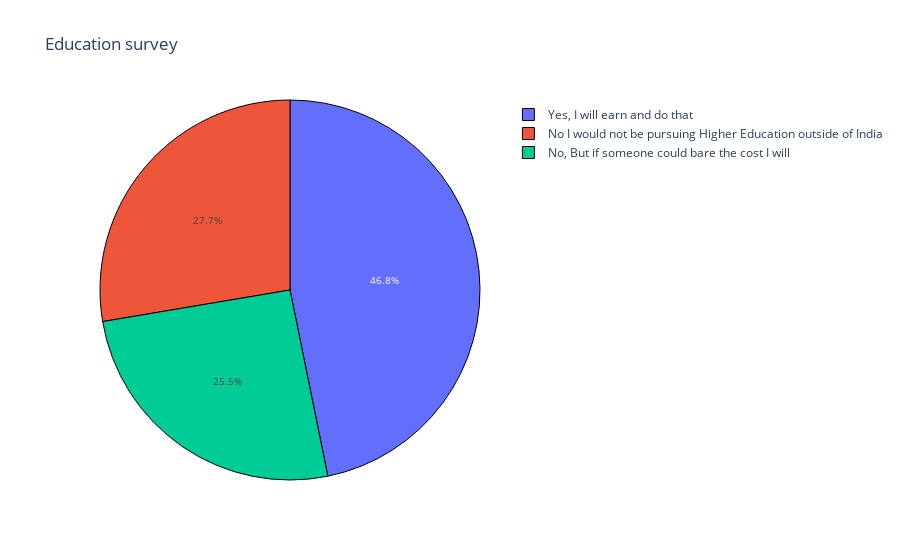

Notebook code for this chart:
### Code cell
edu_data = data["Would you definitely pursue a Higher Education / Post Graduation outside of India ? If only you have to self sponsor it."].value_counts()
label = edu_data.index
count = edu_data.values
fig = plt.pie(edu_data, names = label, values = count, title = "Education survey")
fig.update_traces(
    hoverinfo="label+value",
    textinfo="percent",
    textfont_size=10,
    marker=dict(line=dict(color="black", width=1))
)
fig.show()

### Figure 1 — Plotly figure (JSON) as saved in the notebook; plotly's stock layout.template omitted (floating-point values rounded to 4 significant figures)
{"data": [{"domain": {"x": [0, 1], "y": [0, 1]}, "hoverinfo": "label+value", "hovertemplate": "Would you definitely pursue a Higher Education / Post Graduation outside of India ? If only you have to self sponsor it.=%{label}<br>value=%{value}<extra></extra>", "labels": ["Yes, I will earn and do that", "No I would not be pursuing Higher Education outside of India", "No, But if someone could bare the cost I will"], "legendgroup": "", "marker": {"line": {"color": "black", "width": 1}}, "name": "", "showlegend": true, "textfont": {"size": 10}, "textinfo": "percent", "type": "pie", "values": [110, 65, 60]}], "layout": {"autosize": true, "legend": {"tracegroupgap": 0}, "title": {"text": "Education survey"}}}
